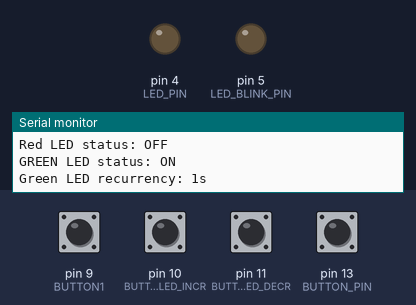
Simulated run of this program. Board: Arduino Uno, built with avr-gcc and run on an emulated ATmega328P. On the bench: output pins drawn as LEDs (lit = HIGH), the last lines printed to the serial monitor. Dashed ring = blinking. Inputs (shaded band) come from the test bench; at power-on: pin 9 (BUTTON1), pin 10 (BUTTON_LED_INCR), pin 11 (BUTTON_LED_DECR), pin 13 (BUTTON_PIN) HIGH.

Above: at 2.3 s.
2.4 s: pin 13 (BUTTON_PIN) pulled LOW for 0.6 s
At 3.9 s:
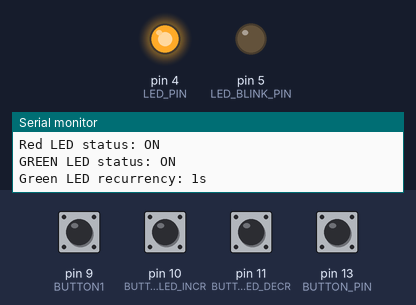
4.5 s: pin 9 (BUTTON1) pulled LOW for 0.6 s
At 5.9 s:
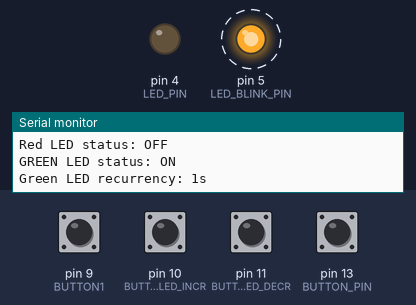
8.1 s: pin 10 (BUTTON_LED_INCR) pulled LOW for 0.6 s
At 9.3 s:
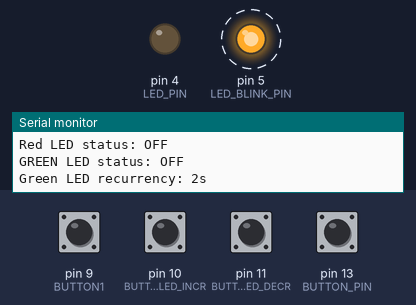
Timing chart, 0 to 17.7 s (numbered marks = the images above; inputs shaded):
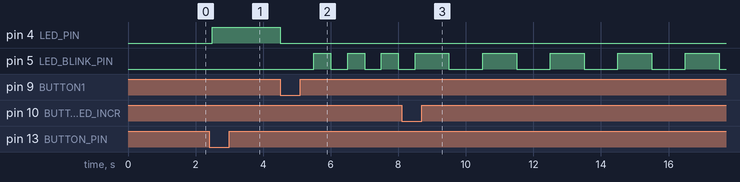

The program:

main.cpp
```cpp
#include <Arduino.h>
#include "timer-api.h"
#include <stdio.h>
#define BUTTON_PIN 13
#define BUTTON_LED_INCR 10
#define BUTTON_LED_DECR 11
#define BUTTON_PRESSED 0
#define BUTTON_NOT_PRESSED 1
#define LED_PIN 4
#define LED_BLINK_PIN 5
#define LED_ON 1
#define LED_OFF 0
#define TASK_REC 2
#define TASK_OFFSET 5
#define BUTTON1 9
int led2Rec = 0;
int ledState = 0;
int led2State = 0;
int buttonState = 0;
int led2ReadRec = 1;
int btnResetState;

void setup()
{
    // put your setup code here, to run once:
    pinMode(LED_PIN, OUTPUT);
    pinMode(LED_BLINK_PIN, OUTPUT);
    pinMode(BUTTON_PIN, INPUT);
    pinMode(BUTTON_LED_DECR, INPUT);
    pinMode(BUTTON_LED_INCR, INPUT);
    pinMode(BUTTON1, INPUT);
    // частота=2Гц, период=500мс
    timer_init_ISR_2Hz(TIMER_DEFAULT);
    Serial.begin(9600);
    led2Rec = TASK_OFFSET;
}

void taskLedWithButton()
{
    buttonState = digitalRead(BUTTON_PIN);
    if (buttonState == BUTTON_PRESSED)
    {
        if (ledState == 1)
        {
            ledState = 0;
        }
        else
        {
            ledState = 1;
            digitalWrite(LED_BLINK_PIN, LOW);
        }
        digitalWrite(LED_PIN, ledState);
    }
}

void taskLedBlink()
{
    if (ledState == 0)
    {
        if (led2State == 0)
        {
            led2State = 1;
            digitalWrite(LED_BLINK_PIN, HIGH);
        }
        else
        {
            led2State = 0;
            digitalWrite(LED_BLINK_PIN, LOW);
        }
    }
}

void taskButton2LedReadRec()
{
    if (digitalRead(BUTTON_LED_INCR) == BUTTON_PRESSED)
    {
        led2ReadRec++;
    }
    if (digitalRead(BUTTON_LED_DECR) == BUTTON_PRESSED)
    {
        led2ReadRec--;
    }
}

void Reset()
{
  {
    btnResetState = digitalRead(9);
    if (btnResetState == 0)
    {
      led2Rec = 0;
      ledState = 0;
      led2State = 0;
      digitalWrite(LED_PIN, LOW);
      digitalWrite(LED_BLINK_PIN, LOW);
      led2ReadRec = 1;
      Serial.println("System Reset!");
    }
  }
}

void timer_handle_interrupts(int timer)
{
    taskLedWithButton();
    taskButton2LedReadRec();
    if (--led2Rec <= 0)
    {
        taskLedBlink();
        led2Rec = led2ReadRec;
    }
    Reset();
}

void loop()
{
    Serial.println();
    Serial.print("Red LED status: ");
    if (ledState == 1)
    {
      Serial.println("ON");
    }
    else
      Serial.println("OFF");
    Serial.print("GREEN LED status: ");
    if (led2State == 1)
    {
      Serial.println("OFF");
    }
    else
      Serial.println("ON");
    Serial.print("Green LED recurrency: ");
    Serial.print(led2ReadRec);
    Serial.println("s");
    delay(1000);
    // put your main code here, to run repeatedly:
}
```

timer_freq.c
```cpp
#ifdef ARDUINO_ARCH_AVR

#include "timer_setup.h"

// Typical freqs

/**
 * freq: 1MHz = 1000000 ops/sec
 * period: 1sec/1000000 = 1us
 */
void timer_init_ISR_1MHz(int timer) {
    // to set timer clock period to 1us (1000000 operations per second == 1MHz) on 16MHz CPU
    // use prescaler 1:8 (TIMER_PRESCALER_1_8) and adjustment=2-1:
    // 16000000/8/500000 = 2000000/1000000 = 2-1,
    // minus 1 cause count from zero.
    timer_init_ISR(timer, TIMER_PRESCALER_1_8, 2-1);
}

/**
 * freq: 500KHz = 500000 ops/sec
 * period: 1sec/500000 = 2us
 */
void timer_init_ISR_500KHz(int timer) {
    // to set timer clock period to 2us (500000 operations per second == 500KHz) on 16MHz CPU
    // use prescaler 1:8 (TIMER_PRESCALER_1_8) and adjustment=4-1:
    // 16000000/8/500000 = 2000000/500000 = 4-1,
    // minus 1 cause count from zero.
    timer_init_ISR(timer, TIMER_PRESCALER_1_8, 4-1);
}

/**
 * freq: 200KHz = 200000 ops/sec
 * period: 1sec/200000 = 5us
 */
void timer_init_ISR_200KHz(int timer) {
    // to set timer clock period to 5us (200000 operations per second == 200KHz) on 16MHz CPU
    // use prescaler 1:8 (TIMER_PRESCALER_1_8) and adjustment=10-1:
    // 16000000/8/200000 = 2000000/200000 = 10-1,
    // minus 1 cause count from zero.
    timer_init_ISR(timer, TIMER_PRESCALER_1_8, 10-1);
}

/**
 * freq: 100KHz = 100000 ops/sec
 * period: 1sec/100000 = 10us
 */
void timer_init_ISR_100KHz(int timer) {
    // to set timer clock period to 10us (100000 operations per second == 100KHz) on 16MHz CPU
    // use prescaler 1:8 (TIMER_PRESCALER_1_8) and adjustment=20-1:
    // 16000000/8/100000 = 2000000/100000 = 20-1,
    // minus 1 cause count from zero.
    timer_init_ISR(timer, TIMER_PRESCALER_1_8, 20-1);
}

/**
 * freq: 50KHz = 50000 ops/sec
 * period: 1sec/50000 = 20us
 */
void timer_init_ISR_50KHz(int timer) {
    // to set timer clock period to 20us (50000 operations per second == 50KHz) on 16MHz CPU
    // use prescaler 1:8 (TIMER_PRESCALER_1_8) and adjustment=40-1:
    // 16000000/8/50000 = 2000000/50000 = 40,
    // minus 1 cause count from zero.
    timer_init_ISR(timer, TIMER_PRESCALER_1_8, 40-1);
}

/**
 * freq: 20KHz = 20000 ops/sec
 * period: 1sec/20000 = 50us
 */
void timer_init_ISR_20KHz(int timer) {
    // to set timer clock period to 50us (20000 operations per second == 20KHz) on 16MHz CPU
    // use prescaler 1:8 (TIMER_PRESCALER_1_8) and adjustment=100-1:
    // 16000000/8/20000 = 2000000/20000 = 100,
    // minus 1 cause count from zero.
    timer_init_ISR(timer, TIMER_PRESCALER_1_8, 100-1);
}

/**
 * freq: 10KHz = 10000 ops/sec
 * period: 1sec/10000 = 100us
 */
void timer_init_ISR_10KHz(int timer) {
    // to set timer clock period to 100us (10000 operations per second == 10KHz) on 16MHz CPU
    // use prescaler 1:8 (TIMER_PRESCALER_1_8) and adjustment=200-1:
    // 16000000/8/10000 = 2000000/10000 = 200,
    // minus 1 cause count from zero.
    timer_init_ISR(timer, TIMER_PRESCALER_1_8, 200-1);
}

/**
 * freq: 5KHz = 5000 ops/sec
 * period: 1sec/5000 = 200us
 */
void timer_init_ISR_5KHz(int timer) {
    // to set timer clock period to 200us (5000 operations per second == 5KHz) on 16MHz CPU
    // use prescaler 1:8 (TIMER_PRESCALER_1_8) and adjustment=400-1:
    // 16000000/8/5000 = 2000000/5000 = 400,
    // minus 1 cause count from zero.
    timer_init_ISR(timer, TIMER_PRESCALER_1_8, 400-1);
}

/**
 * freq: 2KHz = 2000 ops/sec
 * period: 1sec/2000 = 500us
 */
void timer_init_ISR_2KHz(int timer) {
    // to set timer clock period to 500us (2000 operations per second == 2KHz) on 16MHz CPU
    // use prescaler 1:8 (TIMER_PRESCALER_1_8) and adjustment=1000-1:
    // 16000000/8/2000 = 2000000/2000 = 1000,
    // minus 1 cause count from zero.
    timer_init_ISR(timer, TIMER_PRESCALER_1_8, 1000-1);
}

/**
 * freq: 1KHz = 1000 ops/sec
 * period: 1sec/1000 = 1ms
 */
void timer_init_ISR_1KHz(int timer) {
    // to set timer clock period to 1ms (1000 operations per second == 1KHz) on 16MHz CPU
    // use prescaler 1:8 (TIMER_PRESCALER_1_8) and adjustment=2000-1:
    // 16000000/8/1000 = 2000000/1000 = 2000,
    // minus 1 cause count from zero.
    timer_init_ISR(timer, TIMER_PRESCALER_1_8, 2000-1);
}

/**
 * freq: 500Hz = 500 ops/sec
 * period: 1sec/500 = 2ms
 */
void timer_init_ISR_500Hz(int timer) {
    // to set timer clock period to 2ms (500 operations per second == 500Hz) on 16MHz CPU
    // use prescaler 1:8 (TIMER_PRESCALER_1_8) and adjustment=4000-1:
    // 16000000/8/500 = 2000000/500 = 4000,
    // minus 1 cause count from zero.
    timer_init_ISR(timer, TIMER_PRESCALER_1_8, 4000-1);
}

/**
 * freq: 200Hz = 200 ops/sec
 * period: 1sec/200 = 5ms
 */
void timer_init_ISR_200Hz(int timer) {
    // to set timer clock period to 5ms (200 operations per second == 200Hz) on 16MHz CPU
    // use prescaler 1:8 (TIMER_PRESCALER_1_8) and adjustment=10000-1:
    // 16000000/8/200 = 2000000/200 = 10000,
    // minus 1 cause count from zero.
    timer_init_ISR(timer, TIMER_PRESCALER_1_8, 10000-1);
}

/**
 * freq: 100Hz = 100 ops/sec
 * period: 1sec/100 = 10ms
 */
void timer_init_ISR_100Hz(int timer) {
    // to set timer clock period to 10ms (100 operations per second == 100Hz) on 16MHz CPU
    // use prescaler 1:8 (TIMER_PRESCALER_1_8) and adjustment=20000-1:
    // 16000000/8/100 = 2000000/100 = 20000,
    // minus 1 cause count from zero.
    timer_init_ISR(timer, TIMER_PRESCALER_1_8, 20000-1);
}

/**
 * freq: 50Hz = 50 ops/sec
 * period: 1sec/50 = 20ms
 */
void timer_init_ISR_50Hz(int timer) {
    // to set timer clock period to 20ms (50 operations per second == 50Hz) on 16MHz CPU
    // use prescaler 1:8 (TIMER_PRESCALER_1_8) and adjustment=40000-1:
    // 16000000/8/50 = 2000000/50 = 40000,
    // minus 1 cause count from zero.
    timer_init_ISR(timer, TIMER_PRESCALER_1_8, 40000-1);
}

/**
 * freq: 20Hz = 20 ops/sec
 * period: 1sec/20 = 50ms
 */
void timer_init_ISR_20Hz(int timer) {
    // to set timer clock period to 50ms (20 operations per second == 20Hz) on 16MHz CPU
    // use prescaler 1:256 (TIMER_PRESCALER_1_256) and adjustment=3125-1:
    // 16000000/256/20 = 62500/20 = 3125,
    // minus 1 cause count from zero.
    timer_init_ISR(timer, TIMER_PRESCALER_1_256, 3125-1);
}

/**
 * freq: 10Hz = 10 ops/sec
 * period: 1sec/10 = 100ms
 */
void timer_init_ISR_10Hz(int timer) {
    // to set timer clock period to 100ms (10 operations per second == 10Hz) on 16MHz CPU
    // use prescaler 1:256 (TIMER_PRESCALER_1_256) and adjustment=6250-1:
    // 16000000/256/10 = 62500/10 = 6250,
    // minus 1 cause count from zero.
    timer_init_ISR(timer, TIMER_PRESCALER_1_256, 6250-1);
}

/**
 * freq: 5Hz = 5 ops/sec
 * period: 1sec/5 = 200ms
 */
void timer_init_ISR_5Hz(int timer) {
    // to set timer clock period to 200ms (5 operations per second == 5Hz) on 16MHz CPU
    // use prescaler 1:256 (TIMER_PRESCALER_1_256) and adjustment=12500-1:
    // 16000000/256/5 = 62500/5 = 12500,
    // minus 1 cause count from zero.
    timer_init_ISR(timer, TIMER_PRESCALER_1_256, 12500-1);
}

/**
 * freq: 2Hz = 2 ops/sec
 * period: 1sec/2 = 500ms
 */
void timer_init_ISR_2Hz(int timer) {
    // to set timer clock period to 500ms (2 operations per second == 2Hz) on 16MHz CPU
    // use prescaler 1:256 (TIMER_PRESCALER_1_256) and adjustment=31250-1:
    // 16000000/256/2 = 62500/2 = 31250,
    // minus 1 cause count from zero.
    timer_init_ISR(timer, TIMER_PRESCALER_1_256, 31250-1);
}

/**
 * freq: 1Hz = 1 ops/sec
 * period: 1sec
 */
void timer_init_ISR_1Hz(int timer) {
    // to set timer clock period to 1s (1 operation per second == 1Hz) on 16MHz CPU
    // use prescaler 1:1024 (TIMER_PRESCALER_1_1024) and adjustment=15625-1:
    // 16000000/1024/1 = 15625/1 = 15625,
    // minus 1 cause count from zero.
    timer_init_ISR(timer, TIMER_PRESCALER_1_1024, 15625-1);
}


#endif // ARDUINO_ARCH_AVR
```

timer_freq.c
```cpp
#ifdef ARDUINO_ARCH_SAM

#include "timer_setup.h"

// Typical freqs

/**
 * freq: 1MHz = 1000000 ops/sec
 * period: 1sec/1000000 = 1us
 */
void timer_init_ISR_1MHz(int timer) {
    // to set timer clock period to 1us (1000000 operations per second == 1MHz) on 84MHz CPU
    // use prescaler 1:2 (TIMER_PRESCALER_1_2) and adjustment=42-1:
    // 84000000/2/1000000 = 42000000/1000000 = 42,
    // minus 1 cause count from zero.
    timer_init_ISR(timer, TIMER_PRESCALER_1_2, 42-1);
}

/**
 * freq: 500KHz = 500000 ops/sec
 * period: 1sec/500000 = 2us
 */
void timer_init_ISR_500KHz(int timer) {
    // to set timer clock period to 2us (500000 operations per second == 500KHz) on 84MHz CPU
    // use prescaler 1:2 (TIMER_PRESCALER_1_2) and adjustment=84-1:
    // 84000000/2/500000 = 42000000/500000 = 84,
    // minus 1 cause count from zero.
    timer_init_ISR(timer, TIMER_PRESCALER_1_2, 84-1);
}

/**
 * freq: 200KHz = 200000 ops/sec
 * period: 1sec/200000 = 5us
 */
void timer_init_ISR_200KHz(int timer) {
    // to set timer clock period to 5us (200000 operations per second == 200KHz) on 84MHz CPU
    // use prescaler 1:2 (TIMER_PRESCALER_1_2) and adjustment=210-1:
    // 84000000/2/200000 = 42000000/200000 = 210,
    // minus 1 cause count from zero.
    timer_init_ISR(timer, TIMER_PRESCALER_1_2, 210-1);
}

/**
 * freq: 100KHz = 100000 ops/sec
 * period: 1sec/100000 = 10us
 */
void timer_init_ISR_100KHz(int timer) {
    // to set timer clock period to 10us (100000 operations per second == 100KHz) on 84MHz CPU
    // use prescaler 1:8 (TIMER_PRESCALER_1_8) and adjustment=105-1:
    // 84000000/8/100000 = 10500000/100000 = 105,
    // minus 1 cause count from zero.
    timer_init_ISR(timer, TIMER_PRESCALER_1_8, 105-1);
}

/**
 * freq: 50KHz = 50000 ops/sec
 * period: 1sec/50000 = 20us
 */
void timer_init_ISR_50KHz(int timer) {
    // to set timer clock period to 20us (50000 operations per second == 50KHz) on 84MHz CPU
    // use prescaler 1:8 (TIMER_PRESCALER_1_8) and adjustment=210-1:
    // 84000000/8/50000 = 10500000/50000 = 210,
    // minus 1 cause count from zero.
    timer_init_ISR(timer, TIMER_PRESCALER_1_8, 210-1);
}

/**
 * freq: 20KHz = 20000 ops/sec
 * period: 1sec/20000 = 50us
 */
void timer_init_ISR_20KHz(int timer) {
    // to set timer clock period to 50us (20000 operations per second == 20KHz) on 84MHz CPU
    // use prescaler 1:8 (TIMER_PRESCALER_1_8) and adjustment=525-1:
    // 84000000/8/20000 = 10500000/20000 = 525,
    // minus 1 cause count from zero.
    timer_init_ISR(timer, TIMER_PRESCALER_1_8, 525-1);
}

/**
 * freq: 10KHz = 10000 ops/sec
 * period: 1sec/10000 = 100us
 */
void timer_init_ISR_10KHz(int timer) {
    // to set timer clock period to 100us (10000 operations per second == 10KHz) on 84MHz CPU
    // use prescaler 1:8 (TIMER_PRESCALER_1_8) and adjustment=1050-1:
    // 84000000/8/10000 = 10500000/10000 = 1050,
    // minus 1 cause count from zero.
    timer_init_ISR(timer, TIMER_PRESCALER_1_8, 1050-1);
}

/**
 * freq: 5KHz = 5000 ops/sec
 * period: 1sec/5000 = 200us
 */
void timer_init_ISR_5KHz(int timer) {
    // to set timer clock period to 200us (5000 operations per second == 5KHz) on 84MHz CPU
    // use prescaler 1:8 (TIMER_PRESCALER_1_8) and adjustment=2100-1:
    // 84000000/8/5000 = 10500000/5000 = 2100,
    // minus 1 cause count from zero.
    timer_init_ISR(timer, TIMER_PRESCALER_1_8, 2100-1);
}

/**
 * freq: 2KHz = 2000 ops/sec
 * period: 1sec/2000 = 500us
 */
void timer_init_ISR_2KHz(int timer) {
    // to set timer clock period to 500us (2000 operations per second == 2KHz) on 84MHz CPU
    // use prescaler 1:8 (TIMER_PRESCALER_1_8) and adjustment=5250-1:
    // 84000000/8/2000 = 10500000/2000 = 5250,
    // minus 1 cause count from zero.
    timer_init_ISR(timer, TIMER_PRESCALER_1_8, 5250-1);
}

/**
 * freq: 1KHz = 1000 ops/sec
 * period: 1sec/1000 = 1ms
 */
void timer_init_ISR_1KHz(int timer) {
    // to set timer clock period to 1ms (1000 operations per second == 1KHz) on 84MHz CPU
    // use prescaler 1:32 (TIMER_PRESCALER_1_32) and adjustment=2625-1:
    // 84000000/32/1000 = 2625000/1000 = 2625,
    // minus 1 cause count from zero.
    timer_init_ISR(timer, TIMER_PRESCALER_1_32, 2625-1);
}

/**
 * freq: 500Hz = 500 ops/sec
 * period: 1sec/500 = 2ms
 */
void timer_init_ISR_500Hz(int timer) {
    // to set timer clock period to 2ms (500 operations per second == 500Hz) on 84MHz CPU
    // use prescaler 1:32 (TIMER_PRESCALER_1_32) and adjustment=5250-1:
    // 84000000/32/500 = 2625000/500 = 5250,
    // minus 1 cause count from zero.
    timer_init_ISR(timer, TIMER_PRESCALER_1_32, 5250-1);
}

/**
 * freq: 200Hz = 200 ops/sec
 * period: 1sec/200 = 5ms
 */
void timer_init_ISR_200Hz(int timer) {
    // to set timer clock period to 5ms (200 operations per second == 200Hz) on 84MHz CPU
    // use prescaler 1:32 (TIMER_PRESCALER_1_32) and adjustment=13125-1:
    // 84000000/32/200 = 2625000/200 = 13125,
    // minus 1 cause count from zero.
    timer_init_ISR(timer, TIMER_PRESCALER_1_32, 13125-1);
}

/**
 * freq: 100Hz = 100 ops/sec
 * period: 1sec/100 = 10ms
 */
void timer_init_ISR_100Hz(int timer) {
    // to set timer clock period to 10ms (100 operations per second == 100Hz) on 84MHz CPU
    // use prescaler 1:32 (TIMER_PRESCALER_1_32) and adjustment=26250-1:
    // 84000000/32/100 = 2625000/100 = 26250,
    // minus 1 cause count from zero.
    timer_init_ISR(timer, TIMER_PRESCALER_1_32, 26250-1);
}

/**
 * freq: 50Hz = 50 ops/sec
 * period: 1sec/50 = 20ms
 */
void timer_init_ISR_50Hz(int timer) {
    // to set timer clock period to 20ms (50 operations per second == 50Hz) on 84MHz CPU
    // use prescaler 1:32 (TIMER_PRESCALER_1_32) and adjustment=52500-1:
    // 84000000/32/50 = 2625000/50 = 52500,
    // minus 1 cause count from zero.
    timer_init_ISR(timer, TIMER_PRESCALER_1_32, 52500-1);
}

/**
 * freq: 20Hz = 20 ops/sec
 * period: 1sec/20 = 50ms
 */
void timer_init_ISR_20Hz(int timer) {
    // to set timer clock period to 50ms (20 operations per second == 20Hz) on 84MHz CPU
    // use prescaler 1:32 (TIMER_PRESCALER_1_32) and adjustment=131250-1:
    // 84000000/32/20 = 2625000/20 = 131250,
    // minus 1 cause count from zero.
    timer_init_ISR(timer, TIMER_PRESCALER_1_32, 131250-1);
}

/**
 * freq: 10Hz = 10 ops/sec
 * period: 1sec/10 = 100ms
 */
void timer_init_ISR_10Hz(int timer) {
    // to set timer clock period to 100ms (10 operations per second == 10Hz) on 84MHz CPU
    // use prescaler 1:128 (TIMER_PRESCALER_1_128) and adjustment=65625-1:
    // 84000000/128/10 = 656250/10 = 65625,
    // minus 1 cause count from zero.
    timer_init_ISR(timer, TIMER_PRESCALER_1_128, 65625-1);
}

/**
 * freq: 5Hz = 5 ops/sec
 * period: 1sec/5 = 200ms
 */
void timer_init_ISR_5Hz(int timer) {
    // to set timer clock period to 200ms (5 operations per second == 5Hz) on 84MHz CPU
    // use prescaler 1:128 (TIMER_PRESCALER_1_128) and adjustment=131250-1:
    // 84000000/128/5 = 656250/5 = 131250,
    // minus 1 cause count from zero.
    timer_init_ISR(timer, TIMER_PRESCALER_1_128, 131250-1);
}

/**
 * freq: 2Hz = 2 ops/sec
 * period: 1sec/2 = 500ms
 */
void timer_init_ISR_2Hz(int timer) {
    // to set timer clock period to 500ms (2 operations per second == 2Hz) on 84MHz CPU
    // use prescaler 1:128 (TIMER_PRESCALER_1_128) and adjustment=328125-1:
    // 84000000/128/2 = 656250/2 = 328125,
    // minus 1 cause count from zero.
    timer_init_ISR(timer, TIMER_PRESCALER_1_128, 328125-1);
}


/**
 * freq: 1Hz = 1 ops/sec
 * period: 1sec
 */
void timer_init_ISR_1Hz(int timer) {
    // to set timer clock period to 1s (1 operation per second == 1Hz) on 84MHz CPU
    // use prescaler 1:128 (TIMER_PRESCALER_1_128) and adjustment=656250-1:
    // 84000000/128/1 = 656250/1 = 656250,
    // minus 1 cause count from zero.
    timer_init_ISR(timer, TIMER_PRESCALER_1_128, 656250-1);
}


#endif // ARDUINO_ARCH_SAM
```

Source omitted: timer_freq.c (11775 bytes)

Measured:
- after the input at 2.4 s, pin 4 (LED_PIN): LOW → HIGH after 0.10 s; pin 5 (LED_BLINK_PIN): stops changing and stays LOW
- after the input at 4.5 s, pin 4 (LED_PIN): HIGH → LOW at once; pin 5 (LED_BLINK_PIN): alternates HIGH for 0.50 s and LOW for 0.50 s, starting after 1.0 s
- after the input at 8.1 s, pin 5 (LED_BLINK_PIN): alternates HIGH for 1.0 s and LOW for 1.0 s, starting after 1.4 s
